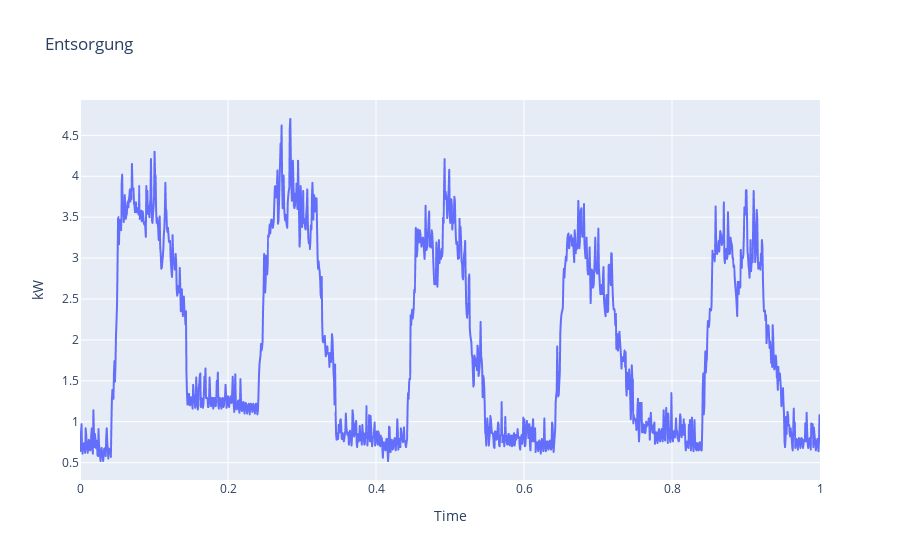

Notebook code for this chart:
### Code cell
px.line(
    x=ent_week['t_scaled'], y=ent_week.kw, 
    title='Entsorgung',
    labels={
        'x': 'Time',
        'y': 'kW'
    })

### Figure 1 — Plotly figure (JSON) as saved in the notebook; plotly's stock layout.template omitted (floating-point values rounded to 4 significant figures; data arrays with more than 128 entries replaced by an {"elided": "..."} marker saying what was removed)
{"data": [{"hovertemplate": "Time=%{x}<br>kW=%{y}<extra></extra>", "legendgroup": "", "line": {"color": "#636efa", "dash": "solid"}, "marker": {"symbol": "circle"}, "mode": "lines", "name": "", "showlegend": false, "type": "scattergl", "x": {"elided": "1440 float values"}, "xaxis": "x", "y": {"elided": "1440 float values"}, "yaxis": "y"}], "layout": {"legend": {"tracegroupgap": 0}, "title": {"text": "Entsorgung"}, "xaxis": {"anchor": "y", "domain": [0, 1], "title": {"text": "Time"}}, "yaxis": {"anchor": "x", "domain": [0, 1], "title": {"text": "kW"}}}}
